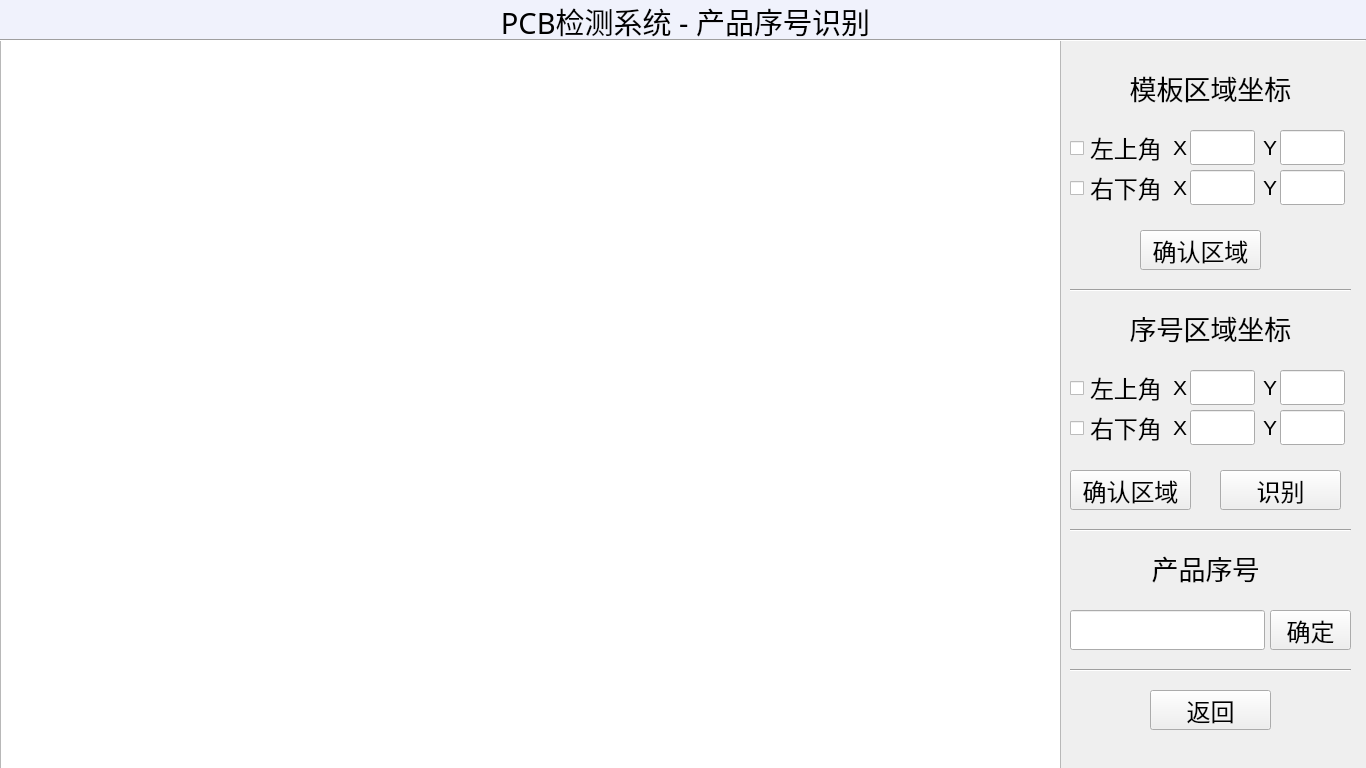
<?xml version="1.0" encoding="UTF-8"?>
<ui version="4.0">
 <class>SerialNumberUI</class>
 <widget class="QWidget" name="SerialNumberUI">
  <property name="geometry">
   <rect>
    <x>0</x>
    <y>0</y>
    <width>1366</width>
    <height>768</height>
   </rect>
  </property>
  <property name="windowTitle">
   <string>SerialNumberUI</string>
  </property>
  <widget class="QGraphicsView" name="graphicsView">
   <property name="geometry">
    <rect>
     <x>0</x>
     <y>40</y>
     <width>1061</width>
     <height>729</height>
    </rect>
   </property>
  </widget>
  <widget class="QLineEdit" name="lineEdit_ocrRoi_tl_x">
   <property name="geometry">
    <rect>
     <x>1190</x>
     <y>370</y>
     <width>65</width>
     <height>35</height>
    </rect>
   </property>
   <property name="font">
    <font>
     <pointsize>16</pointsize>
    </font>
   </property>
   <property name="text">
    <string/>
   </property>
   <property name="alignment">
    <set>Qt::AlignCenter</set>
   </property>
  </widget>
  <widget class="QLabel" name="label_ocrRoi_title">
   <property name="geometry">
    <rect>
     <x>1120</x>
     <y>310</y>
     <width>181</width>
     <height>35</height>
    </rect>
   </property>
   <property name="font">
    <font>
     <pointsize>20</pointsize>
     <weight>50</weight>
     <bold>false</bold>
    </font>
   </property>
   <property name="text">
    <string>序号区域坐标</string>
   </property>
   <property name="alignment">
    <set>Qt::AlignCenter</set>
   </property>
  </widget>
  <widget class="QLineEdit" name="lineEdit_ocrRoi_tl_y">
   <property name="geometry">
    <rect>
     <x>1280</x>
     <y>370</y>
     <width>65</width>
     <height>35</height>
    </rect>
   </property>
   <property name="font">
    <font>
     <pointsize>16</pointsize>
    </font>
   </property>
   <property name="alignment">
    <set>Qt::AlignCenter</set>
   </property>
  </widget>
  <widget class="QLabel" name="label_ocrRoi_tl">
   <property name="geometry">
    <rect>
     <x>1090</x>
     <y>370</y>
     <width>71</width>
     <height>35</height>
    </rect>
   </property>
   <property name="font">
    <font>
     <pointsize>18</pointsize>
    </font>
   </property>
   <property name="text">
    <string>左上角</string>
   </property>
  </widget>
  <widget class="QLabel" name="label_ocrRoi_br">
   <property name="geometry">
    <rect>
     <x>1090</x>
     <y>410</y>
     <width>71</width>
     <height>35</height>
    </rect>
   </property>
   <property name="font">
    <font>
     <pointsize>18</pointsize>
    </font>
   </property>
   <property name="text">
    <string>右下角</string>
   </property>
  </widget>
  <widget class="QLineEdit" name="lineEdit_ocrRoi_br_x">
   <property name="geometry">
    <rect>
     <x>1190</x>
     <y>410</y>
     <width>65</width>
     <height>35</height>
    </rect>
   </property>
   <property name="font">
    <font>
     <pointsize>16</pointsize>
    </font>
   </property>
   <property name="text">
    <string/>
   </property>
   <property name="alignment">
    <set>Qt::AlignCenter</set>
   </property>
  </widget>
  <widget class="QLineEdit" name="lineEdit_ocrRoi_br_y">
   <property name="geometry">
    <rect>
     <x>1280</x>
     <y>410</y>
     <width>65</width>
     <height>35</height>
    </rect>
   </property>
   <property name="font">
    <font>
     <pointsize>16</pointsize>
    </font>
   </property>
   <property name="alignment">
    <set>Qt::AlignCenter</set>
   </property>
  </widget>
  <widget class="QLabel" name="label_ocrRoi_tl_x">
   <property name="geometry">
    <rect>
     <x>1170</x>
     <y>370</y>
     <width>20</width>
     <height>35</height>
    </rect>
   </property>
   <property name="font">
    <font>
     <pointsize>16</pointsize>
    </font>
   </property>
   <property name="text">
    <string>X</string>
   </property>
   <property name="alignment">
    <set>Qt::AlignCenter</set>
   </property>
  </widget>
  <widget class="QLabel" name="label_ocrRoi_tl_y">
   <property name="geometry">
    <rect>
     <x>1260</x>
     <y>370</y>
     <width>20</width>
     <height>35</height>
    </rect>
   </property>
   <property name="font">
    <font>
     <pointsize>16</pointsize>
    </font>
   </property>
   <property name="text">
    <string>Y</string>
   </property>
   <property name="alignment">
    <set>Qt::AlignCenter</set>
   </property>
  </widget>
  <widget class="QLabel" name="label_ocrRoi_br_x">
   <property name="geometry">
    <rect>
     <x>1170</x>
     <y>410</y>
     <width>20</width>
     <height>35</height>
    </rect>
   </property>
   <property name="font">
    <font>
     <pointsize>16</pointsize>
    </font>
   </property>
   <property name="text">
    <string>X</string>
   </property>
   <property name="alignment">
    <set>Qt::AlignCenter</set>
   </property>
  </widget>
  <widget class="QLabel" name="label_ocrRoi_br_y">
   <property name="geometry">
    <rect>
     <x>1260</x>
     <y>410</y>
     <width>20</width>
     <height>35</height>
    </rect>
   </property>
   <property name="font">
    <font>
     <pointsize>16</pointsize>
    </font>
   </property>
   <property name="text">
    <string>Y</string>
   </property>
   <property name="alignment">
    <set>Qt::AlignCenter</set>
   </property>
  </widget>
  <widget class="QPushButton" name="pushButton_getOcrRoi">
   <property name="geometry">
    <rect>
     <x>1070</x>
     <y>470</y>
     <width>121</width>
     <height>40</height>
    </rect>
   </property>
   <property name="font">
    <font>
     <pointsize>18</pointsize>
    </font>
   </property>
   <property name="text">
    <string>确认区域</string>
   </property>
  </widget>
  <widget class="Line" name="line_2">
   <property name="geometry">
    <rect>
     <x>1070</x>
     <y>520</y>
     <width>281</width>
     <height>20</height>
    </rect>
   </property>
   <property name="orientation">
    <enum>Qt::Horizontal</enum>
   </property>
  </widget>
  <widget class="QLabel" name="label_serialNum_title">
   <property name="geometry">
    <rect>
     <x>1140</x>
     <y>550</y>
     <width>131</width>
     <height>35</height>
    </rect>
   </property>
   <property name="font">
    <font>
     <pointsize>20</pointsize>
     <weight>50</weight>
     <bold>false</bold>
    </font>
   </property>
   <property name="text">
    <string>产品序号</string>
   </property>
   <property name="alignment">
    <set>Qt::AlignCenter</set>
   </property>
  </widget>
  <widget class="QLineEdit" name="lineEdit_serialNum">
   <property name="geometry">
    <rect>
     <x>1070</x>
     <y>610</y>
     <width>195</width>
     <height>40</height>
    </rect>
   </property>
   <property name="font">
    <font>
     <pointsize>16</pointsize>
    </font>
   </property>
   <property name="alignment">
    <set>Qt::AlignCenter</set>
   </property>
  </widget>
  <widget class="QPushButton" name="pushButton_recognize">
   <property name="geometry">
    <rect>
     <x>1220</x>
     <y>470</y>
     <width>121</width>
     <height>40</height>
    </rect>
   </property>
   <property name="font">
    <font>
     <pointsize>18</pointsize>
    </font>
   </property>
   <property name="text">
    <string>识别</string>
   </property>
  </widget>
  <widget class="QPushButton" name="pushButton_return">
   <property name="geometry">
    <rect>
     <x>1150</x>
     <y>690</y>
     <width>121</width>
     <height>40</height>
    </rect>
   </property>
   <property name="font">
    <font>
     <pointsize>18</pointsize>
    </font>
   </property>
   <property name="text">
    <string>返回</string>
   </property>
  </widget>
  <widget class="Line" name="line_3">
   <property name="geometry">
    <rect>
     <x>1070</x>
     <y>660</y>
     <width>281</width>
     <height>20</height>
    </rect>
   </property>
   <property name="orientation">
    <enum>Qt::Horizontal</enum>
   </property>
  </widget>
  <widget class="Line" name="line_title">
   <property name="geometry">
    <rect>
     <x>0</x>
     <y>30</y>
     <width>1366</width>
     <height>20</height>
    </rect>
   </property>
   <property name="orientation">
    <enum>Qt::Horizontal</enum>
   </property>
  </widget>
  <widget class="QLabel" name="label_title">
   <property name="geometry">
    <rect>
     <x>480</x>
     <y>1</y>
     <width>411</width>
     <height>41</height>
    </rect>
   </property>
   <property name="sizePolicy">
    <sizepolicy hsizetype="Fixed" vsizetype="Fixed">
     <horstretch>0</horstretch>
     <verstretch>0</verstretch>
    </sizepolicy>
   </property>
   <property name="minimumSize">
    <size>
     <width>60</width>
     <height>30</height>
    </size>
   </property>
   <property name="font">
    <font>
     <family>SimSun-ExtB</family>
     <pointsize>22</pointsize>
     <weight>12</weight>
     <italic>false</italic>
     <bold>false</bold>
    </font>
   </property>
   <property name="styleSheet">
    <string notr="true">font: 100 22pt &quot;SimSun-ExtB&quot;;</string>
   </property>
   <property name="text">
    <string>PCB检测系统 - 产品序号识别</string>
   </property>
   <property name="alignment">
    <set>Qt::AlignCenter</set>
   </property>
  </widget>
  <widget class="QLabel" name="label_10">
   <property name="geometry">
    <rect>
     <x>0</x>
     <y>0</y>
     <width>1366</width>
     <height>41</height>
    </rect>
   </property>
   <property name="styleSheet">
    <string notr="true">background-color: rgb(240, 242, 252);</string>
   </property>
   <property name="text">
    <string/>
   </property>
  </widget>
  <widget class="QPushButton" name="pushButton_confirm">
   <property name="geometry">
    <rect>
     <x>1270</x>
     <y>610</y>
     <width>81</width>
     <height>40</height>
    </rect>
   </property>
   <property name="font">
    <font>
     <pointsize>18</pointsize>
    </font>
   </property>
   <property name="text">
    <string>确定</string>
   </property>
  </widget>
  <widget class="QCheckBox" name="checkBox_ocrRoi_tl">
   <property name="geometry">
    <rect>
     <x>1070</x>
     <y>380</y>
     <width>16</width>
     <height>16</height>
    </rect>
   </property>
   <property name="text">
    <string/>
   </property>
  </widget>
  <widget class="QCheckBox" name="checkBox_ocrRoi_br">
   <property name="geometry">
    <rect>
     <x>1070</x>
     <y>420</y>
     <width>16</width>
     <height>16</height>
    </rect>
   </property>
   <property name="text">
    <string/>
   </property>
  </widget>
  <widget class="QLineEdit" name="lineEdit_maskRoi_tl_x">
   <property name="geometry">
    <rect>
     <x>1190</x>
     <y>130</y>
     <width>65</width>
     <height>35</height>
    </rect>
   </property>
   <property name="font">
    <font>
     <pointsize>16</pointsize>
    </font>
   </property>
   <property name="alignment">
    <set>Qt::AlignCenter</set>
   </property>
  </widget>
  <widget class="QLabel" name="label_maskRoi_title">
   <property name="geometry">
    <rect>
     <x>1120</x>
     <y>70</y>
     <width>181</width>
     <height>35</height>
    </rect>
   </property>
   <property name="font">
    <font>
     <pointsize>20</pointsize>
     <weight>50</weight>
     <bold>false</bold>
    </font>
   </property>
   <property name="text">
    <string>模板区域坐标</string>
   </property>
   <property name="alignment">
    <set>Qt::AlignCenter</set>
   </property>
  </widget>
  <widget class="QLabel" name="label_maskRoi_br_y">
   <property name="geometry">
    <rect>
     <x>1260</x>
     <y>170</y>
     <width>20</width>
     <height>35</height>
    </rect>
   </property>
   <property name="font">
    <font>
     <pointsize>16</pointsize>
    </font>
   </property>
   <property name="text">
    <string>Y</string>
   </property>
   <property name="alignment">
    <set>Qt::AlignCenter</set>
   </property>
  </widget>
  <widget class="QCheckBox" name="checkBox_maskRoi_br">
   <property name="geometry">
    <rect>
     <x>1070</x>
     <y>180</y>
     <width>16</width>
     <height>16</height>
    </rect>
   </property>
   <property name="text">
    <string/>
   </property>
  </widget>
  <widget class="QLabel" name="label_maskRoi_tl_x">
   <property name="geometry">
    <rect>
     <x>1170</x>
     <y>130</y>
     <width>20</width>
     <height>35</height>
    </rect>
   </property>
   <property name="font">
    <font>
     <pointsize>16</pointsize>
    </font>
   </property>
   <property name="text">
    <string>X</string>
   </property>
   <property name="alignment">
    <set>Qt::AlignCenter</set>
   </property>
  </widget>
  <widget class="QLabel" name="label_maskRoi_br">
   <property name="geometry">
    <rect>
     <x>1090</x>
     <y>170</y>
     <width>71</width>
     <height>35</height>
    </rect>
   </property>
   <property name="font">
    <font>
     <pointsize>18</pointsize>
    </font>
   </property>
   <property name="text">
    <string>右下角</string>
   </property>
  </widget>
  <widget class="Line" name="line_1">
   <property name="geometry">
    <rect>
     <x>1070</x>
     <y>280</y>
     <width>281</width>
     <height>20</height>
    </rect>
   </property>
   <property name="orientation">
    <enum>Qt::Horizontal</enum>
   </property>
  </widget>
  <widget class="QLabel" name="label_maskRoi_tl">
   <property name="geometry">
    <rect>
     <x>1090</x>
     <y>130</y>
     <width>71</width>
     <height>35</height>
    </rect>
   </property>
   <property name="font">
    <font>
     <pointsize>18</pointsize>
    </font>
   </property>
   <property name="text">
    <string>左上角</string>
   </property>
  </widget>
  <widget class="QPushButton" name="pushButton_getMaskRoi">
   <property name="geometry">
    <rect>
     <x>1140</x>
     <y>230</y>
     <width>121</width>
     <height>40</height>
    </rect>
   </property>
   <property name="font">
    <font>
     <pointsize>18</pointsize>
    </font>
   </property>
   <property name="text">
    <string>确认区域</string>
   </property>
  </widget>
  <widget class="QLabel" name="label_maskRoi_br_x">
   <property name="geometry">
    <rect>
     <x>1170</x>
     <y>170</y>
     <width>20</width>
     <height>35</height>
    </rect>
   </property>
   <property name="font">
    <font>
     <pointsize>16</pointsize>
    </font>
   </property>
   <property name="text">
    <string>X</string>
   </property>
   <property name="alignment">
    <set>Qt::AlignCenter</set>
   </property>
  </widget>
  <widget class="QCheckBox" name="checkBox_maskRoi_tl">
   <property name="geometry">
    <rect>
     <x>1070</x>
     <y>140</y>
     <width>16</width>
     <height>16</height>
    </rect>
   </property>
   <property name="text">
    <string/>
   </property>
  </widget>
  <widget class="QLineEdit" name="lineEdit_maskRoi_br_y">
   <property name="geometry">
    <rect>
     <x>1280</x>
     <y>170</y>
     <width>65</width>
     <height>35</height>
    </rect>
   </property>
   <property name="font">
    <font>
     <pointsize>16</pointsize>
    </font>
   </property>
   <property name="alignment">
    <set>Qt::AlignCenter</set>
   </property>
  </widget>
  <widget class="QLineEdit" name="lineEdit_maskRoi_tl_y">
   <property name="geometry">
    <rect>
     <x>1280</x>
     <y>130</y>
     <width>65</width>
     <height>35</height>
    </rect>
   </property>
   <property name="font">
    <font>
     <pointsize>16</pointsize>
    </font>
   </property>
   <property name="alignment">
    <set>Qt::AlignCenter</set>
   </property>
  </widget>
  <widget class="QLabel" name="label_maskRoi_tl_y">
   <property name="geometry">
    <rect>
     <x>1260</x>
     <y>130</y>
     <width>20</width>
     <height>35</height>
    </rect>
   </property>
   <property name="font">
    <font>
     <pointsize>16</pointsize>
    </font>
   </property>
   <property name="text">
    <string>Y</string>
   </property>
   <property name="alignment">
    <set>Qt::AlignCenter</set>
   </property>
  </widget>
  <widget class="QLineEdit" name="lineEdit_maskRoi_br_x">
   <property name="geometry">
    <rect>
     <x>1190</x>
     <y>170</y>
     <width>65</width>
     <height>35</height>
    </rect>
   </property>
   <property name="font">
    <font>
     <pointsize>16</pointsize>
    </font>
   </property>
   <property name="text">
    <string/>
   </property>
   <property name="alignment">
    <set>Qt::AlignCenter</set>
   </property>
  </widget>
  <zorder>label_10</zorder>
  <zorder>graphicsView</zorder>
  <zorder>lineEdit_ocrRoi_tl_x</zorder>
  <zorder>label_ocrRoi_title</zorder>
  <zorder>lineEdit_ocrRoi_tl_y</zorder>
  <zorder>label_ocrRoi_tl</zorder>
  <zorder>label_ocrRoi_br</zorder>
  <zorder>lineEdit_ocrRoi_br_x</zorder>
  <zorder>lineEdit_ocrRoi_br_y</zorder>
  <zorder>label_ocrRoi_tl_x</zorder>
  <zorder>label_ocrRoi_tl_y</zorder>
  <zorder>label_ocrRoi_br_x</zorder>
  <zorder>label_ocrRoi_br_y</zorder>
  <zorder>pushButton_getOcrRoi</zorder>
  <zorder>line_2</zorder>
  <zorder>label_serialNum_title</zorder>
  <zorder>lineEdit_serialNum</zorder>
  <zorder>pushButton_recognize</zorder>
  <zorder>pushButton_return</zorder>
  <zorder>line_3</zorder>
  <zorder>line_title</zorder>
  <zorder>label_title</zorder>
  <zorder>pushButton_confirm</zorder>
  <zorder>checkBox_ocrRoi_tl</zorder>
  <zorder>checkBox_ocrRoi_br</zorder>
  <zorder>lineEdit_maskRoi_tl_x</zorder>
  <zorder>label_maskRoi_title</zorder>
  <zorder>label_maskRoi_br_y</zorder>
  <zorder>checkBox_maskRoi_br</zorder>
  <zorder>label_maskRoi_tl_x</zorder>
  <zorder>label_maskRoi_br</zorder>
  <zorder>line_1</zorder>
  <zorder>label_maskRoi_tl</zorder>
  <zorder>pushButton_getMaskRoi</zorder>
  <zorder>label_maskRoi_br_x</zorder>
  <zorder>checkBox_maskRoi_tl</zorder>
  <zorder>lineEdit_maskRoi_br_y</zorder>
  <zorder>lineEdit_maskRoi_tl_y</zorder>
  <zorder>label_maskRoi_tl_y</zorder>
  <zorder>lineEdit_maskRoi_br_x</zorder>
 </widget>
 <layoutdefault spacing="6" margin="11"/>
 <resources/>
 <connections/>
</ui>
